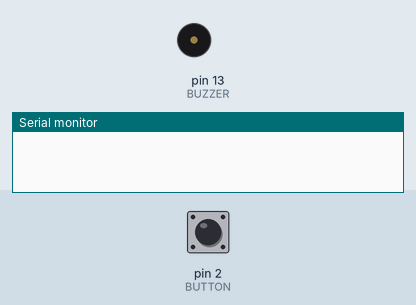
Recording of a sketch running on a simulated Arduino Uno, built with avr-gcc and run on an emulated ATmega328P. On the bench: buzzer (waves = sounding), the last lines printed to the serial monitor. The test bench sets the inputs (shaded band); at power-on: pin 2 (BUTTON) HIGH.

Above: at 1.2 s.
1.3 s: pin 2 (BUTTON) pulled LOW for 0.15 s
At 1.4 s:
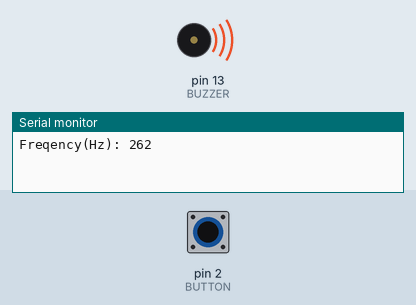
4.3 s: pin 2 (BUTTON) pulled LOW for 3.2 s
9.0 s: pin 2 (BUTTON) pulled LOW for 1 s
Timing chart, 0 to 14.5 s (numbered marks = the images above; inputs shaded):
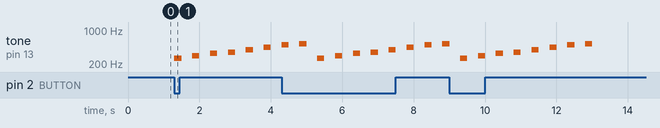

The sketch:

ex11_03.ino
```cpp
// 한 옥타브의 음정 주파수에 해당하는 부저음 출력

#define BUTTON 2
#define BUZZER 13

int note[] = {262, 294, 330, 349, 392, 440, 494, 524};	// 배열 요소는 주파수

void setup() {
  pinMode(BUTTON, INPUT);
  pinMode(BUZZER, OUTPUT);
  Serial.begin(9600);
}

void loop() {
  int value = digitalRead(BUTTON);	// 푸시버튼값 읽기
  if (value == 0) {			// 푸시버튼을 누른 경우
    for (int i = 0; i < 8; i++) {		// 8개의 주파수를 부저음으로 순차 출력
      tone(BUZZER, note[i], 200);
      Serial.print("Freqency(Hz): ");
      Serial.println(note[i]);
      delay(500);
    }
  }
}
```

Measured:
- after the input at 1.3 s, tone on pin 13 (BUZZER): plays 262 Hz for 0.20 s, 294 Hz for 0.20 s, 330 Hz for 0.20 s, 349 Hz for 0.20 s, 392 Hz for 0.20 s, 440 Hz for 0.20 s, starting at once
